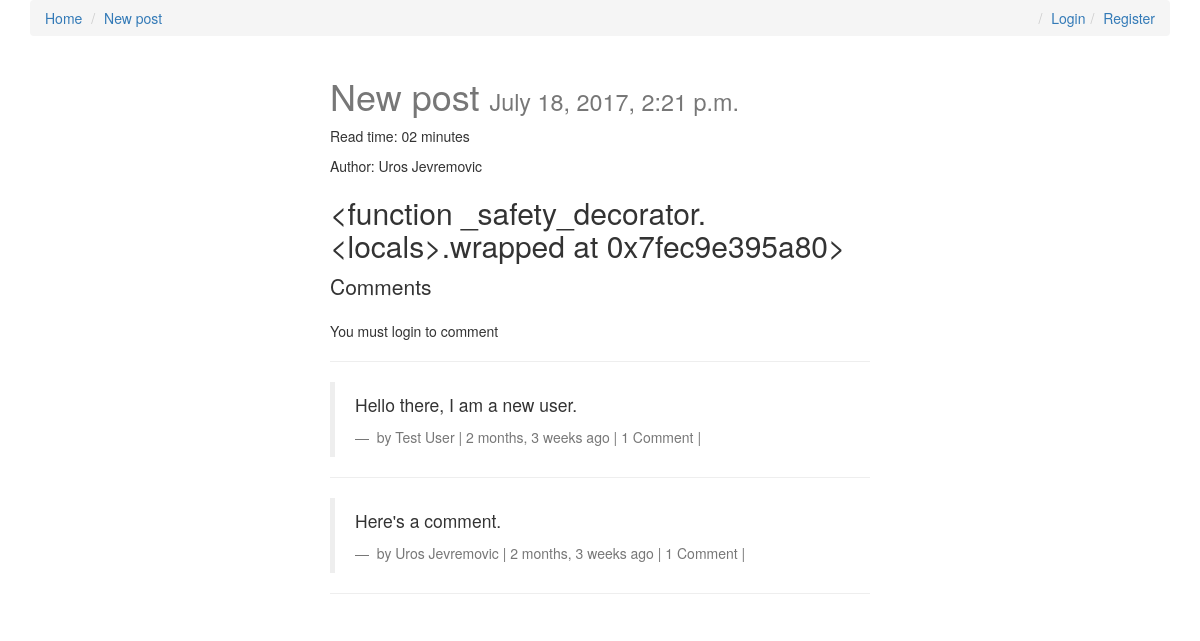
The app's page /new-post/ with its own data.
### posts/models.py (models this page shows, shortened)
class Post(models.Model):
    user = models.ForeignKey(settings.AUTH_USER_MODEL, default=1)
    title = models.CharField(max_length=255)
    slug = models.SlugField(unique=True)
    image = models.ImageField(null=True, blank=True,
                              height_field='image_height', width_field='image_width')
    image_width = models.IntegerField(default=0)
    image_height = models.IntegerField(default=0)
    share_public = models.BooleanField(default=True)
    content = models.TextField()
    read_time = models.TimeField(null=True, blank=True)
    updated = models.DateTimeField(auto_now=True)
    created_at = models.DateTimeField(auto_now_add=True)
    objects = PostManager()
    def get_absolute_url(self):
        return reverse('posts:detail', kwargs={'slug': self.slug})
    def get_markdown(self):
        content = self.content
        return mark_safe(markdown(content))
    class Meta:
        ordering = ['-created_at', '-updated']
    def comments(self):
        qs = Comment.objects.filter_by_instance(self)
        return qs

### comments/models.py (models this page shows, shortened)
class Comment(models.Model):
    user = models.ForeignKey(settings.AUTH_USER_MODEL, default=1)
    content_type = models.ForeignKey(ContentType, on_delete=models.CASCADE)
    object_id = models.PositiveIntegerField()
    content_object = GenericForeignKey('content_type', 'object_id')
    parent = models.ForeignKey('self', null=True, blank=True)
    content = models.TextField()
    timestamp = models.DateTimeField(auto_now_add=True)
    objects = CommentManager()
    class Meta:
        ordering = ['-timestamp',]
    def children(self):  # replies
        return Comment.objects.filter(parent=self)

### posts/views.py (the view, shortened to what this page needs)
# urls.py: url(r'^(?P<slug>[\w-]+)/$', views.post_detail, name='detail'),
def post_detail(request, slug):
    post = get_object_or_404(Post, slug=slug)
    if not post.share_public:
        if not (request.user.is_staff or request.user.is_superuser):
            raise Http404
    initial_data = {
        'content_type': post.get_content_type,
        'object_id': post.id,
    }
    form = CommentForm(request.POST or None, initial=initial_data)
    comments = post.comments()
    return render(request, 'posts/single_post.html',
                  {'post': post, 'comments': comments, 'comment_form': form})

### comments/models.py (called while the page is built)
    def filter_by_instance(self, instance):
        content_type = ContentType.objects.get_for_model(instance.__class__)
        obj_id = instance.id
        qs = super(CommentManager, self).filter(content_type=content_type, object_id=obj_id).filter(parent=None)
        return qs

### posts/templatetags/urlify.py (called while the page is built)
@register.filter
def urlify(value):
    return quote_plus(value)

### posts/templates/posts/single_post.html (shortened to what this page needs)
{% extends 'layout.html' %}
{% load crispy_forms_tags %}
{% load urlify %}
{% load markdown_deux_tags %}
{% block post_detail_link %}
    <li><a href="{{ post.get_absolute_url }}">{{ post.title }}</a></li>
{% endblock %}
{% block content %}
    <div class="col-sm-6 col-sm-offset-3">
        <h1>{{ post.title }} <small>{{ post.created_at }}</small></h1>
        <p>Read time: {{ post.read_time|time:'i' }} minute{{ post.read_time|time:'i'|pluralize }}</p>
        {% if post.user.get_full_name %}
            <p>Author: {{ post.user.get_full_name }}</p>
        {% endif %}
        <div class="post-detail-item"><h2>{{ post.get_markdown }}</h2></div>
        <div>
            <p class="lead">Comments</p>
            {% if request.user.is_authenticated %}
                <form method="POST" action=".">
                    {% csrf_token %}
                    {{ comment_form|crispy }}
                    <input type="submit" value="Post Comment" class="btn btn-default">
                </form>
            {% else %}
                <p>You must login to comment</p>
            {% endif %}
            <hr>
            {% for comment in comments %}
                <blockquote>
                    <p>{{ comment.content }}</p>
                    <footer>
                        by {{ comment.user.get_full_name }} | {{ comment.timestamp|timesince }} ago |
                        {% if comment.children.count > 0 %}{{ comment.children.count }} Comment{{ comment.children|pluralize}}
                        | {% endif %}
                    </footer>
                </blockquote>
                <hr>
            {% endfor %}
        </div>
    </div>
{% endblock %}

### static/css/base.css (style rules this page uses)
h1 { color: #777; }

### records on screen
Post: title "New post", created_at "July 18, 2017, 2:21 p.m.", read_time "02", user.get_full_name "Uros Jevremovic", get_markdown "<function _safety_decorator.<locals>.wrapped at 0x7fec9e395a80>"
Comment: content "Hello there, I am a new user.", user.get_full_name "Test User", timestamp "2 months, 3 weeks", children.count "1"
Comment: content "Here's a comment.", user.get_full_name "Uros Jevremovic", timestamp "2 months, 3 weeks", children.count "1"
